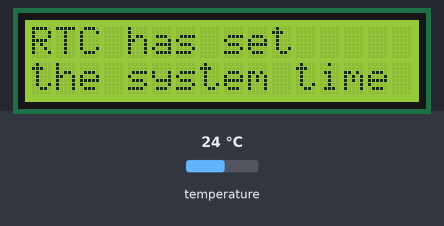
Recording of a sketch running on a simulated Arduino Uno, built with avr-gcc and run on an emulated ATmega328P. Parts: 16×2 character LCD. The test bench sets the inputs (shaded band); at power-on: temperature 24 °C. The local clock reads 2024-03-15 10:24:30 at power-on unless the sketch sets it.

Above: at 2.2 s.
At 4.8 s:
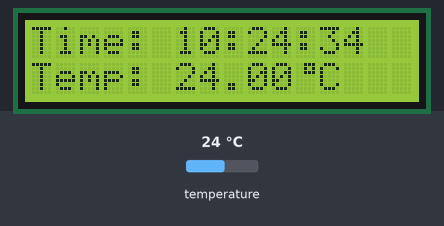
4.9 s: temperature set to 9 °C
At 6.5 s:
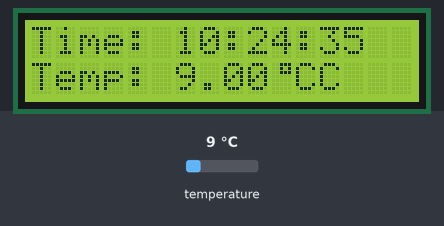
9.0 s: temperature set to 12 °C
At 10.4 s:
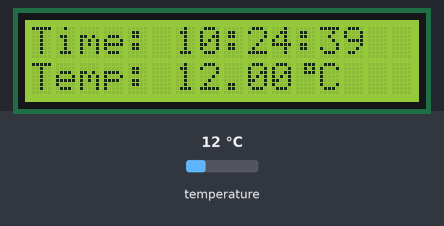
12.3 s: temperature set to 19 °C
At 13.6 s:
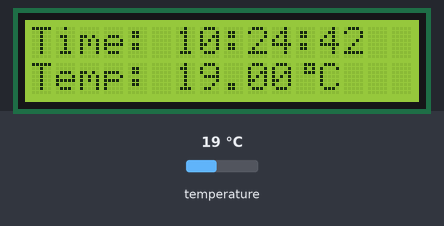
Timing chart, 0 to 15.3 s (numbered marks = the images above; inputs shaded):
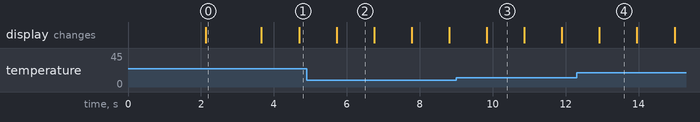

The sketch:

LCI2C_DS3231.ino
```cpp
#include <TimeLib.h>
#include <DS3232RTC.h>
#include <Wire.h>
#include <LiquidCrystal_I2C.h>

LiquidCrystal_I2C lcd(0x27,16,2);  // set the LCD address to 0x27 for a 16 chars and 2 line display

/**
 * Byte arrays for creating custom chars
 */
byte heart[8] = {
  0b00000,
  0b01010,
  0b10101,
  0b10001,
  0b10001,
  0b01010,
  0b00100,
  0b00000
};

byte degree[8] = {
  0b00111,
  0b00101,
  0b00111,
  0b00000,
  0b00000,
  0b00000,
  0b00000,
  0b00000
};

void setup()
{
  lcd.init();                      // initialize the lcd
  lcd.setBacklight(10);
  //Creating custom chars
  lcd.createChar(1, heart);
  lcd.createChar(2, degree);
  // Print a message to the LCD.
  lcd.setCursor(5,0);
  lcd.print("Arduino");
  lcd.setCursor(2,1);
  lcd.write(1);
  lcd.print("Ivy Clock");
  lcd.write(1);
  delay(2000);
  setSyncProvider(RTC.get);   // the function (from TimeLib.h) to get the time from the RTC
  lcd.clear();
  if(timeStatus() != timeSet){
    lcd.setCursor(0,0);
    lcd.print("Unable to sync");
    lcd.setCursor(0,1);
    lcd.print("with the RTC");
    } else {
      lcd.setCursor(0,0);
      lcd.print("RTC has set");
      lcd.setCursor(0,1);
      lcd.print("the system time");
      }
  delay(1500);
  lcd.clear();
}


void loop(){
  digitalClockDisplay();
  delay(1000);
}

void digitalClockDisplay(void)
{
    lcd.setCursor(0,0);
    lcd.print("Time: ");
    lcd.print(hour());
    printDigits(minute());
    printDigits(second());
    lcd.setCursor(0,1);
    float c = RTC.temperature() / 4.;
    lcd.print("Temp: ");
    lcd.print(c);
    lcd.write(2);
    lcd.print("C");
//    lcd.print("\337C");
//    lcd.write(B11011111);
}

void printDigits(int digits)
{
    // utility function for digital clock display: prints preceding colon and leading 0
    lcd.print(':');
    if(digits < 10)
        lcd.print('0');
    lcd.print(digits);
}
```

Measured:
- after the input at 4.9 s, the display: changes after 0.82 s (image 2)
- after the input at 9.0 s, the display: changes after 0.84 s (image 3)
- what the display in image 0 shows lasts 1.6 s, from 2.1 s to 3.7 s
- what the display in image 2 shows lasts 1.0 s, from 5.7 s to 6.7 s
